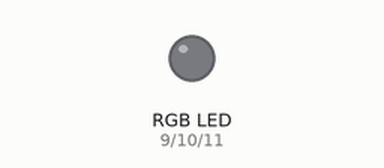
Recording of a sketch running on a simulated Arduino Uno, built with avr-gcc and run on an emulated ATmega328P. Parts: an RGB LED mixed from three pins (HIGH = lit).

Above: at 0.5 s.
At 2.5 s:
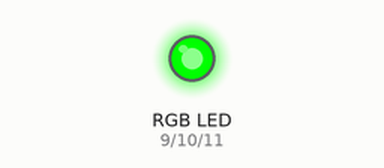
At 3.5 s:
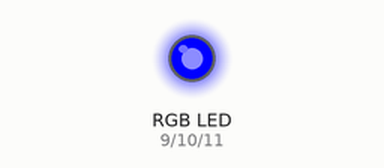
At 4.5 s:
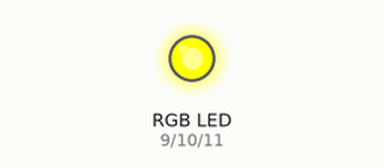
At 6.5 s:
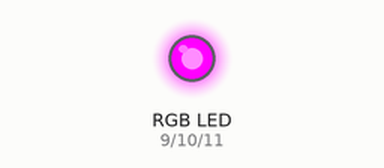
At 9.5 s:
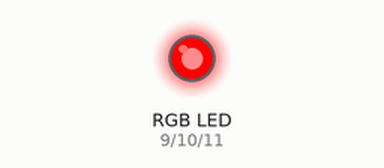
Timing chart, 0 to 10.4 s (numbered marks = the images above):
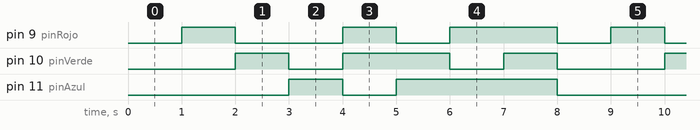

Measured:
- by itself, pin 9 (pinRojo): repeats every 8.0 s: LOW 2.0 s, HIGH 1.0 s, LOW 1.0 s, HIGH 2.0 s, LOW 1.0 s, HIGH 1.0 s
- by itself, pin 10 (pinVerde): repeats every 8.0 s: LOW 1.0 s, HIGH 2.0 s, LOW 1.0 s, HIGH 1.0 s, LOW 2.0 s, HIGH 1.0 s
- by itself, pin 11 (pinAzul): repeats every 8.0 s: LOW 1.0 s, HIGH 3.0 s, LOW 3.0 s, HIGH 1.0 s

The sketch:

Circuito_05.ino
```cpp
/*
  CIRCUITO 05 - Compuertas lógicas con botones.
  Para armar este circuito necesitaras:
  -1 Tarjeta Arduino
  -1 Breadboard
  -1 cable USB
  -15 cable de prototipados
  -1 LED RGB
  -3 resistencia de 330 Ohms
  -3 potenciometros 1k Ohms
*/
//Pines del LED RGB
const int pinRojo  = 9;
const int pinVerde = 10;
const int pinAzul  = 11;

//Pines de los potenciometros
const int potRojo  = A0;
const int potVerde = A1;
const int potAzul  = A2;

void setup() {
  //Todos los pines del LED RGB se colocan como salidas
  pinMode(pinRojo,  OUTPUT);
  pinMode(pinVerde, OUTPUT);
  pinMode(pinAzul,  OUTPUT);
}

void loop() {
  //Pueden comentarse y descomentarse las siguientes funciones
  //para ver lo que hacen:
  secuenciaColores();
  //mezclaRGB();
}

//La siguiente funcion muestra colores de uno en uno
void secuenciaColores() {

  //Apagado (Apagar todos los LEDS):
  digitalWrite(pinRojo,  LOW);
  digitalWrite(pinVerde, LOW);
  digitalWrite(pinAzul,  LOW);
  delay(1000);

  //Rojo (Ajuste de leds para visualizar solo el rojo):
  digitalWrite(pinRojo,  HIGH);
  digitalWrite(pinVerde, LOW);
  digitalWrite(pinAzul,  LOW);
  delay(1000);

  //Verde (Ajuste de leds para visualizar solo el verde):
  digitalWrite(pinRojo,  LOW);
  digitalWrite(pinVerde, HIGH);
  digitalWrite(pinAzul,  LOW);
  delay(1000);

  //Azul (Ajuste de leds para visualizar solo el azul):
  digitalWrite(pinRojo,  LOW);
  digitalWrite(pinVerde, LOW);
  digitalWrite(pinAzul,  HIGH);
  delay(1000);

  //Amarillo (Para lograr visualizar amarillo combinamos rojo y verde):
  digitalWrite(pinRojo,  HIGH);
  digitalWrite(pinVerde, HIGH);
  digitalWrite(pinAzul,  LOW);
  delay(1000);

  //Cyan (Para lograr visualizar cyan combinamos Verde y Azul):
  digitalWrite(pinRojo,  LOW);
  digitalWrite(pinVerde, HIGH);
  digitalWrite(pinAzul,  HIGH);
  delay(1000);

  //Morado (Para lograr visualizar morado combinamos Rojo y Azul):
  digitalWrite(pinRojo,  HIGH);
  digitalWrite(pinVerde, LOW);
  digitalWrite(pinAzul,  HIGH);
  delay(1000);

  //Blanco (Para lograr visualizar blanco combinamos rojo, azul y verde):
  digitalWrite(pinRojo,  HIGH);
  digitalWrite(pinVerde, HIGH);
  digitalWrite(pinAzul,  HIGH);
  delay(1000);
}

//Esta funcion permite mezclar el color que uno desee a travez
//de los potenciometros
void mezclaRGB() {
  //Variables con los valores de cada componente de color
  int intensidadRojo;
  int intensidadVerde;
  int intensidadAzul;

  //Se leen las intensidades de las componentes de color desde
  //los canales de ADC. Como el ADC da un rango de 0 - 1023, se
  //divide entre 4 para reducirlo al rango 0 - 255.
  intensidadRojo  = analogRead(potRojo)  / 4;
  intensidadVerde = analogRead(potVerde) / 4;
  intensidadAzul  = analogRead(potAzul)  / 4;

  //Finalmente se usa PWM para visualizar las componentes de
  //color en el LED RGB
  analogWrite(pinRojo,  intensidadRojo);
  analogWrite(pinAzul,  intensidadAzul);
  analogWrite(pinVerde, intensidadVerde);
}
/*
   Código realizado por Joksan Alvarado en colaboración con
   Karla Hernandez para el proyecto de educación en tecnologias
   Microcode impartido desde el LabCT, en El Salvador.

   Este material se encuentra bajo licencia Creative Commons 4.0
   CC-BY-SA y GNU General public license 3.0
*/
```
